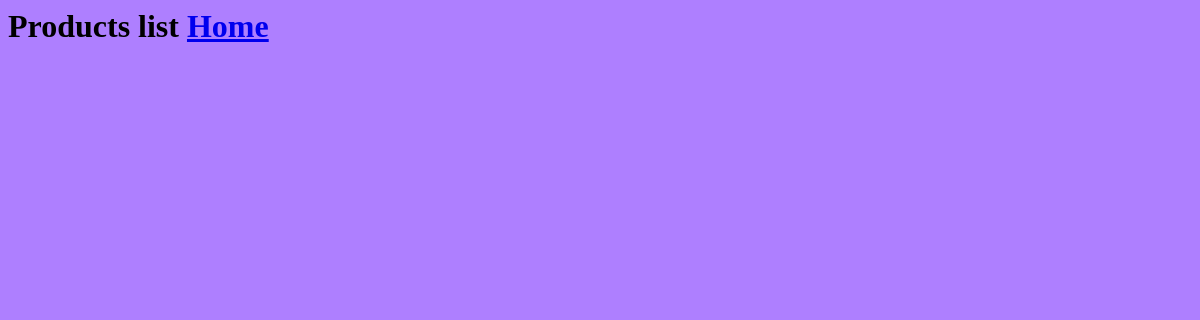
/products, run on an earlier commit of the app's database.
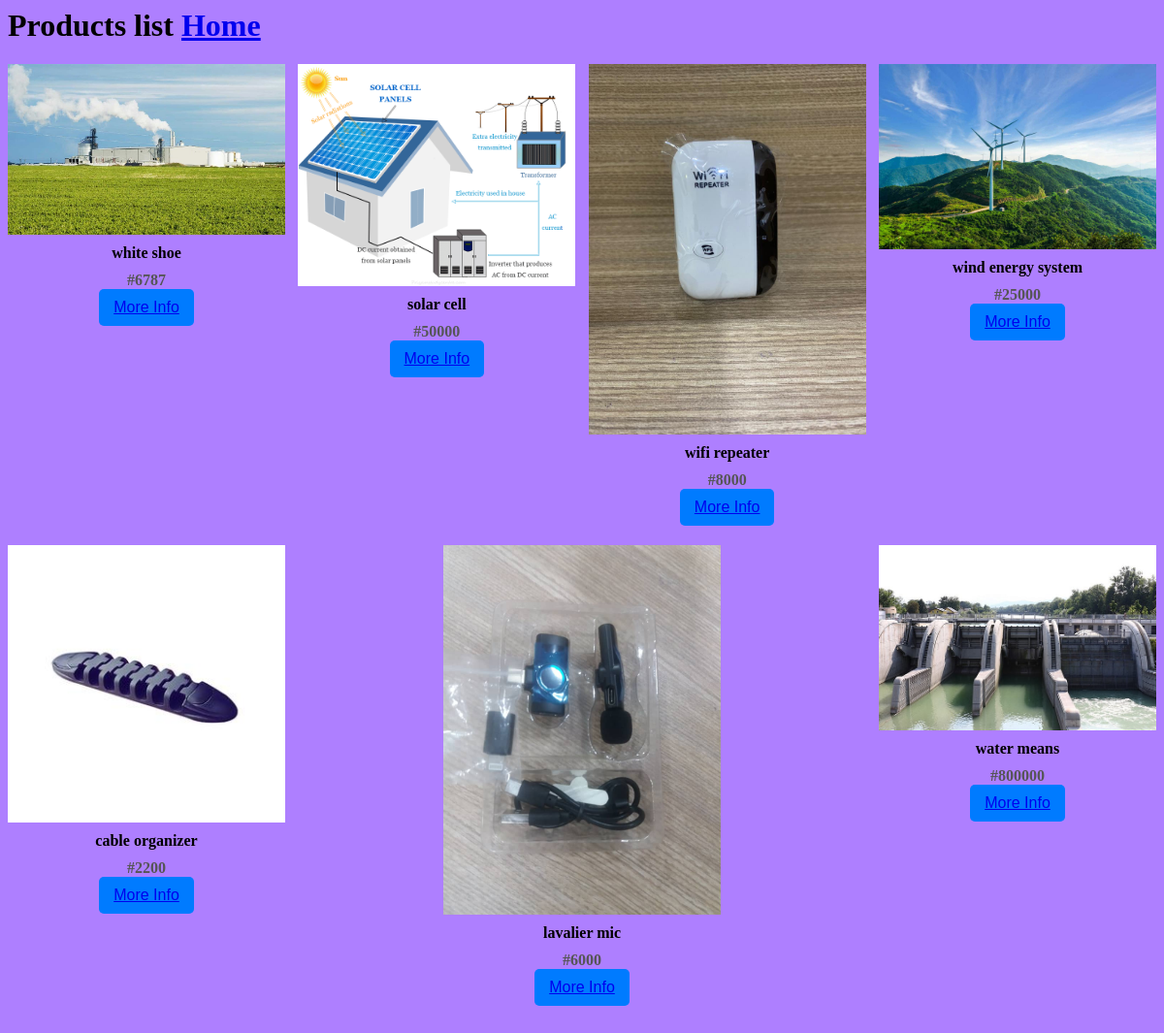
And on a later commit of the database.
### seller/models.py (models this page shows)
class Product(models.Model):
    username = models.CharField(max_length=50)
    name = models.CharField(max_length=64)
    price = models.IntegerField()
    quantity = models.IntegerField()
    description = models.TextField()
    slug = models.SlugField()
    thumb = models.ImageField(blank=True)

### buyer/views.py (the view)
# urls.py: path('products', product_list_view, name='products_list'),
def product_list_view(request):
    items = Product.objects.all()
    context = {'items': items }
    return render(request, 'buyer/all_products.html', context)

### buyer/templates/buyer/all_products.html
{% load static %} {% block content %}
<link rel="stylesheet" type="text/css" href="{% static 'css/detail.css' %}" />
<h1>Products list <a href="{% url 'buyer:home' %}"> Home</a></h1>
<div class="container">
  {% for item in items %}
  <div class="product">
    <img src="{{item.thumb.url}}" alt="Product Image" class="product-image" />
    <div class="product-name">{{item.name}}</div>
    <div class="product-price">#{{item.price}}</div>
    <button class="add-to-cart">
      <a
        href="{% url 'buyer:product_detail' item.slug %}"
        class="btn btn-primary"
        >More Info</a
      >
    </button>
  </div>
  {% endfor %}
</div>
{% endblock %}

### static_folder/css/detail.css (style rules this page uses)
.container { display: flex; flex-wrap: wrap; justify-content: space-between; }
.product { flex: 0 0 calc(25% - 10px); margin-bottom: 20px; text-align: center; }
.product img { max-width: 100%; height: auto; }
.product-name { font-weight: bold; margin: 10px 0; }
.product-price { font-weight: bold; color: #555; }
.product .add-to-cart { background-color: #007bff; color: #fff; border: none; border-radius: 5px; padding: 10px 15px; font-size: 1em; cursor: pointer; }

What changed in the data, as far as the page shows it:
added Product: thumb (picture), name "white shoe", price "6787"
added Product: thumb (picture), name "solar cell", price "50000"
added Product: thumb (picture), name "wifi repeater", price "8000"
added Product: thumb (picture), name "wind energy system", price "25000"
added Product: thumb (picture), name "cable organizer", price "2200"
added Product: thumb (picture), name "lavalier mic", price "6000"
added Product: thumb (picture), name "water means", price "800000"
